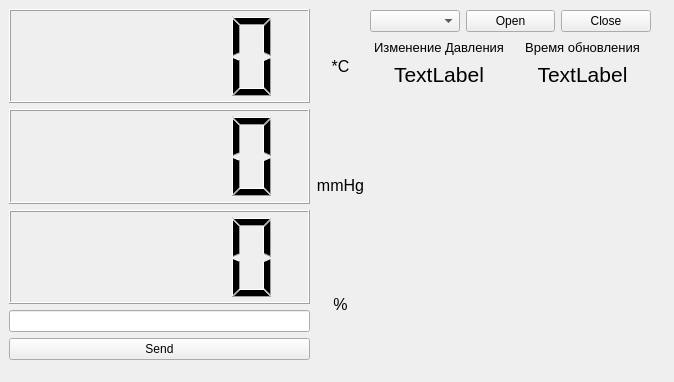
<?xml version="1.0" encoding="UTF-8"?>
<ui version="4.0">
 <class>MainWindow</class>
 <widget class="QMainWindow" name="MainWindow">
  <property name="geometry">
   <rect>
    <x>0</x>
    <y>0</y>
    <width>674</width>
    <height>382</height>
   </rect>
  </property>
  <property name="windowTitle">
   <string>MainWindow</string>
  </property>
  <widget class="QWidget" name="centralwidget">
   <widget class="PlotWidget" name="graph" native="true">
    <property name="geometry">
     <rect>
      <x>370</x>
      <y>100</y>
      <width>281</width>
      <height>261</height>
     </rect>
    </property>
   </widget>
   <widget class="QWidget" name="layoutWidget">
    <property name="geometry">
     <rect>
      <x>9</x>
      <y>9</y>
      <width>301</width>
      <height>351</height>
     </rect>
    </property>
    <layout class="QVBoxLayout" name="verticalLayout_3">
     <item>
      <widget class="QLCDNumber" name="temp"/>
     </item>
     <item>
      <widget class="QLCDNumber" name="press"/>
     </item>
     <item>
      <widget class="QLCDNumber" name="hum"/>
     </item>
     <item>
      <widget class="QLineEdit" name="msg"/>
     </item>
     <item>
      <widget class="QPushButton" name="sendButton">
       <property name="text">
        <string>Send</string>
       </property>
      </widget>
     </item>
    </layout>
   </widget>
   <widget class="QWidget" name="layoutWidget">
    <property name="geometry">
     <rect>
      <x>310</x>
      <y>10</y>
      <width>61</width>
      <height>351</height>
     </rect>
    </property>
    <layout class="QVBoxLayout" name="verticalLayout_2">
     <item>
      <widget class="QLabel" name="label0">
       <property name="font">
        <font>
         <pointsize>12</pointsize>
        </font>
       </property>
       <property name="text">
        <string>*C</string>
       </property>
       <property name="alignment">
        <set>Qt::AlignCenter</set>
       </property>
      </widget>
     </item>
     <item>
      <widget class="QLabel" name="label1">
       <property name="font">
        <font>
         <pointsize>12</pointsize>
        </font>
       </property>
       <property name="text">
        <string>mmHg</string>
       </property>
       <property name="alignment">
        <set>Qt::AlignCenter</set>
       </property>
      </widget>
     </item>
     <item>
      <widget class="QLabel" name="label2">
       <property name="font">
        <font>
         <pointsize>12</pointsize>
        </font>
       </property>
       <property name="text">
        <string>%</string>
       </property>
       <property name="alignment">
        <set>Qt::AlignCenter</set>
       </property>
      </widget>
     </item>
    </layout>
   </widget>
   <widget class="QWidget" name="layoutWidget">
    <property name="geometry">
     <rect>
      <x>370</x>
      <y>10</y>
      <width>281</width>
      <height>100</height>
     </rect>
    </property>
    <layout class="QVBoxLayout" name="verticalLayout">
     <item>
      <layout class="QHBoxLayout" name="horizontalLayout">
       <item>
        <widget class="QComboBox" name="comList"/>
       </item>
       <item>
        <widget class="QPushButton" name="openButton">
         <property name="text">
          <string>Open</string>
         </property>
        </widget>
       </item>
       <item>
        <widget class="QPushButton" name="closeButton">
         <property name="text">
          <string>Close</string>
         </property>
        </widget>
       </item>
      </layout>
     </item>
     <item>
      <layout class="QHBoxLayout" name="horizontalLayout_2">
       <item>
        <widget class="QLabel" name="label3">
         <property name="font">
          <font>
           <pointsize>10</pointsize>
          </font>
         </property>
         <property name="text">
          <string>Изменение Давления</string>
         </property>
         <property name="alignment">
          <set>Qt::AlignCenter</set>
         </property>
        </widget>
       </item>
       <item>
        <widget class="QLabel" name="label4">
         <property name="font">
          <font>
           <pointsize>10</pointsize>
          </font>
         </property>
         <property name="text">
          <string>Время обновления</string>
         </property>
         <property name="alignment">
          <set>Qt::AlignCenter</set>
         </property>
        </widget>
       </item>
      </layout>
     </item>
     <item>
      <layout class="QHBoxLayout" name="horizontalLayout_3">
       <item>
        <widget class="QLabel" name="delta">
         <property name="font">
          <font>
           <pointsize>16</pointsize>
          </font>
         </property>
         <property name="text">
          <string>TextLabel</string>
         </property>
         <property name="alignment">
          <set>Qt::AlignCenter</set>
         </property>
        </widget>
       </item>
       <item>
        <widget class="QLabel" name="time">
         <property name="font">
          <font>
           <pointsize>16</pointsize>
          </font>
         </property>
         <property name="text">
          <string>TextLabel</string>
         </property>
         <property name="alignment">
          <set>Qt::AlignCenter</set>
         </property>
        </widget>
       </item>
      </layout>
     </item>
     <item>
      <widget class="QWidget" name="widget" native="true"/>
     </item>
    </layout>
   </widget>
  </widget>
 </widget>
 <customwidgets>
  <customwidget>
   <class>PlotWidget</class>
   <extends>QWidget</extends>
   <header>pyqtgraph</header>
   <container>1</container>
  </customwidget>
 </customwidgets>
 <resources/>
 <connections/>
</ui>
